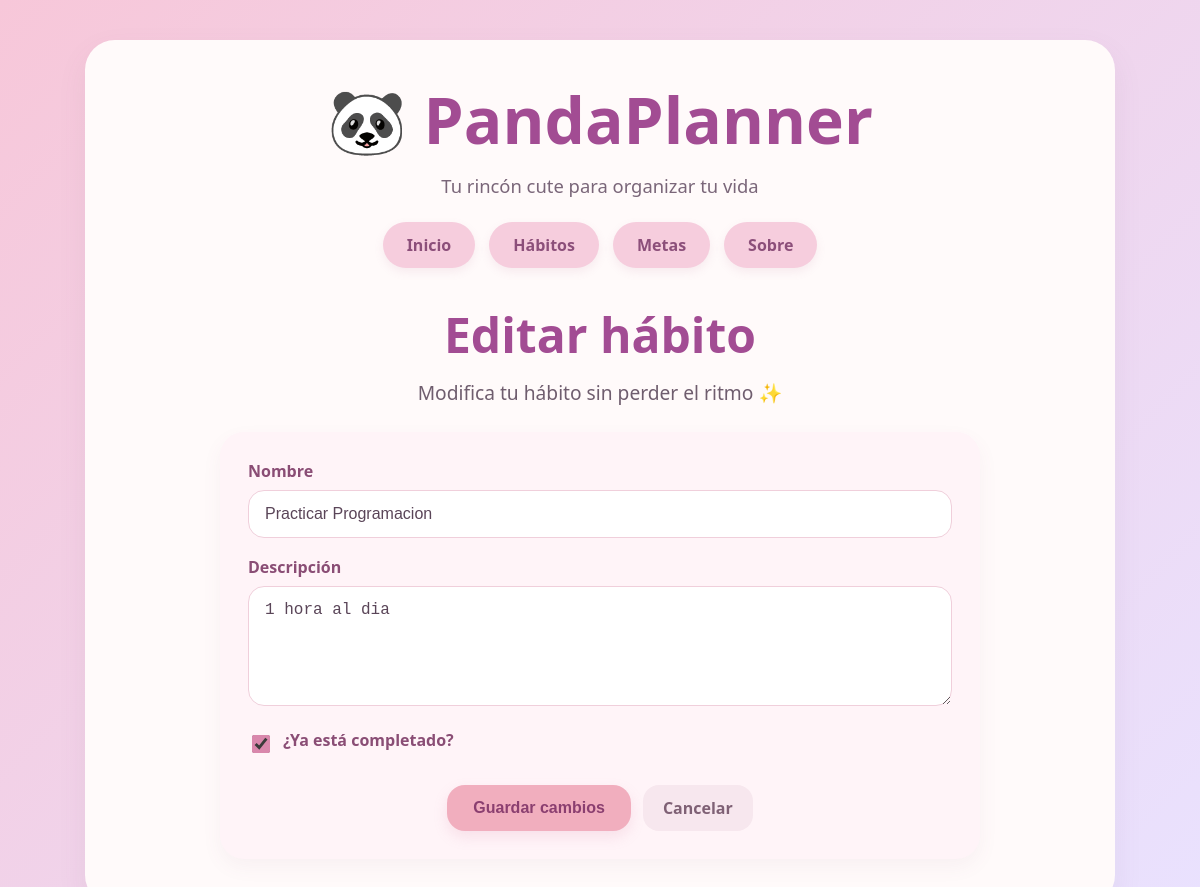
The page /habitos/editar/1/ on the database its author committed.
### planner/models.py (models this page shows, shortened)
class Habito(models.Model):
    nombre = models.CharField(max_length=100)
    descripcion = models.TextField(blank=True)
    completado = models.BooleanField(default=False)
    fecha_creacion = models.DateTimeField(auto_now_add=True)

### planner/views.py (the view)
# urls.py: path("habitos/editar/<int:habito_id>/", views.editar_habito, name="editar_habito"),
def editar_habito(request, habito_id):
    habito = get_object_or_404(Habito, id=habito_id)
    if request.method == "POST":
        form = HabitoForm(request.POST, instance=habito)
        if form.is_valid():
            form.save()
            return redirect("habitos")
    else:
        form = HabitoForm(instance=habito)
    return render(request, "editar_habito.html", {"form": form, "habito": habito})

### planner/forms.py
class HabitoForm(forms.ModelForm):
    class Meta:
        model = Habito
        fields = ["nombre", "descripcion", "completado"]
        widgets = {
            "nombre": forms.TextInput(
                attrs={"class": "form-input", "placeholder": "Ej: Tomar agua"}
            ),
            "descripcion": forms.Textarea(
                attrs={
                    "class": "form-textarea",
                    "placeholder": "Describe tu hábito...",
                    "rows": 4,
                }
            ),
            "completado": forms.CheckboxInput(attrs={"class": "form-checkbox"}),
        }

### planner/templates/editar_habito.html (shortened to what this page needs)
{% extends "base.html" %}
{% block content %}
<section class="page-header">
    <h2>Editar hábito</h2>
    <p>Modifica tu hábito sin perder el ritmo ✨</p>
</section>
<section class="form-card">
    <form method="post">
        <div class="form-group">
            <label for="{{ form.nombre.id_for_label }}">Nombre</label>
            {{ form.nombre }}
        </div>
        <div class="form-group">
            <label for="{{ form.descripcion.id_for_label }}">Descripción</label>
            {{ form.descripcion }}
        </div>
        <div class="form-group checkbox-group">
            {{ form.completado }}
            <label for="{{ form.completado.id_for_label }}">¿Ya está completado?</label>
        </div>
        <div class="form-actions">
            <button type="submit" class="btn-main">Guardar cambios</button>
            <a href="{% url 'habitos' %}" class="btn-secondary">Cancelar</a>
        </div>
    </form>
</section>
{% endblock %}

### planner/static/css/style.css (style rules this page uses)
* { box-sizing: border-box; }
body { margin: 0; font-family: "Segoe UI", Tahoma, Geneva, Verdana, sans-serif; background: linear-gradient(135deg, #f7c7d9, #e9e2ff); color: #5a4558; min-height: 100vh; }
.page-header { text-align: center; margin-bottom: 26px; }
.page-header h2 { margin: 0; font-size: 3rem; color: #a24c93; font-weight: 800; }
.page-header p { margin-top: 12px; font-size: 1.2rem; color: #6f5d6e; }
.btn-main { display: inline-block; text-decoration: none; background: #f1aebe; color: #8b3f70; padding: 14px 26px; border-radius: 18px; font-weight: 800; font-size: 1rem; transition: 0.2s ease; box-shadow: 0 6px 14px rgba(214, 134, 167, 0.18); border: none; cursor: pointer; }
.form-card { background: #fff4f8; border-radius: 24px; padding: 28px; box-shadow: 0 8px 20px rgba(137, 93, 120, 0.06); max-width: 760px; margin: 0 auto; }
.form-group { margin-bottom: 18px; }
.form-group label { display: block; margin-bottom: 8px; color: #8a4d75; font-weight: 700; }
.form-input, .form-textarea { width: 100%; border: 1px solid #f0cfdb; border-radius: 16px; padding: 14px 16px; font-size: 1rem; color: #5a4558; background: #ffffff; outline: none; }
.form-textarea { resize: vertical; min-height: 120px; }
.checkbox-group { display: flex; align-items: center; gap: 10px; }
.checkbox-group input { width: 18px; height: 18px; accent-color: #d987ac; }
.form-actions { margin-top: 26px; display: flex; justify-content: center; gap: 12px; flex-wrap: wrap; }
.btn-secondary { display: inline-block; text-decoration: none; background: #f7e7ee; color: #7f6175; padding: 12px 20px; border-radius: 16px; font-weight: 700; transition: 0.2s ease; border: none; cursor: pointer; }

### rows shown on the page
Habito: nombre "Practicar Programacion", descripcion "1 hora al dia", completado "☑"
